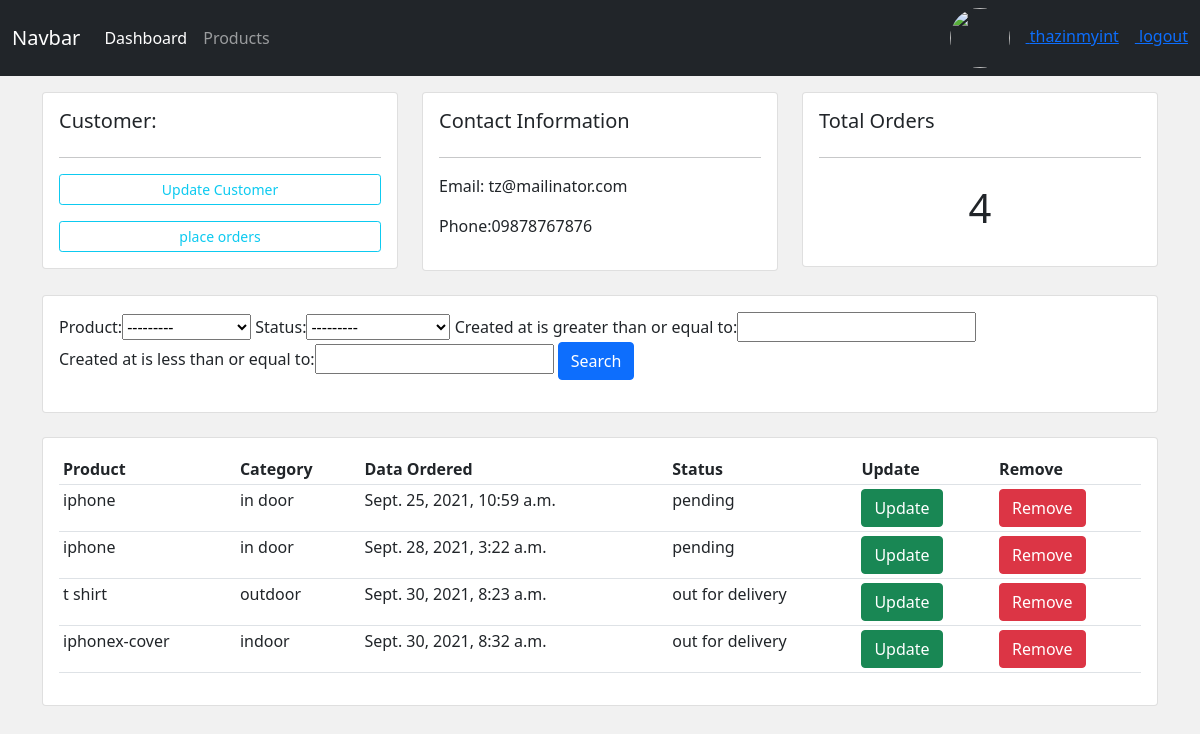
/customers/2 (signed in), run on an earlier commit of the app's database.
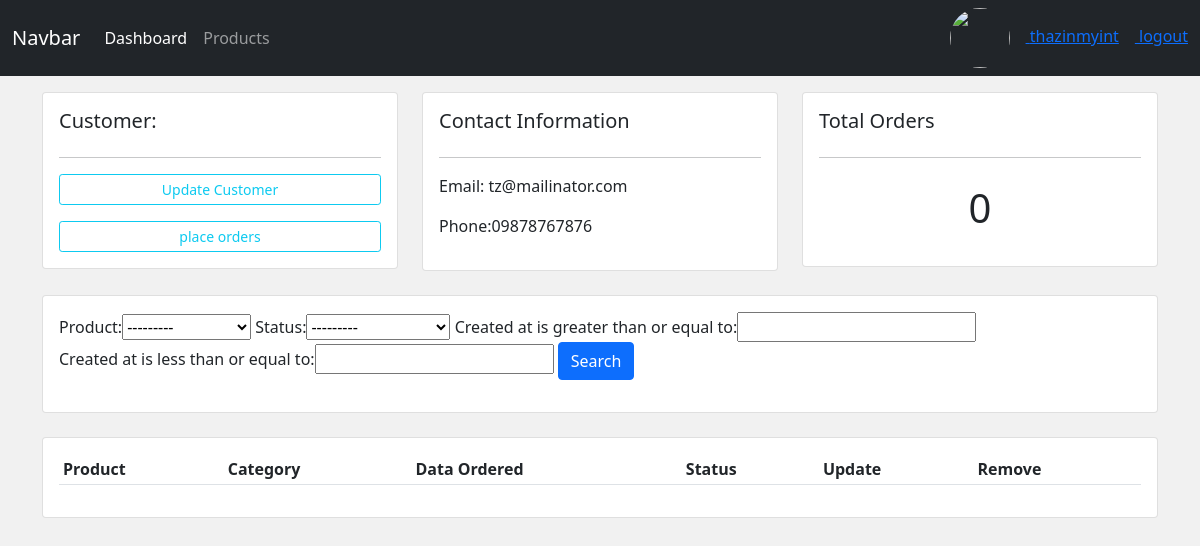
And on a later commit of the database.
### accounts/models.py (models this page shows, shortened)
class Order(models.Model):
    status=(
        ('pending','Pending'),
        ('out for delivery','Out For Delivery'),
        ('delivered','Delivered')
    )
    customer=models.ForeignKey(Customer,null=True,on_delete=models.SET_NULL)
    product=models.ForeignKey(Product,null=True,on_delete=models.SET_NULL)
    created_at=models.DateTimeField(auto_now_add=True)
    status=models.CharField(max_length=200,null=True,choices=status)

class Product(models.Model):
    category=(
        ('indoor','In Door'),
        ('outdoor','Out Door')
    )
    name=models.CharField(max_length=200,null=True)
    price=models.FloatField(null=True)
    category=models.CharField(max_length=200,null=True,choices=category)
    description=models.CharField(max_length=200,null=True,blank=True)
    created_at=models.DateTimeField(auto_now_add=True)
    tags=models.ManyToManyField(Tag)
    def __str__(self):
        return self.name

### accounts/decorators.py (the view)
        def wrapper(request,*args, **kwargs):
            if request.user.groups.first().name in roles:
                return view_fun(request,*args, **kwargs) #orderCreate
            else:
                return HttpResponse('you are not authorized');

### accounts/views.py (called while the page is built)
@login_required(login_url='/login')
@allowed_roles(roles=['admin'])
def customers(request,id):
    customer=Customer.objects.get(id=id)
    orders=customer.order_set.all()
    order_count=orders.count()
    filterObj=OrderFilter(request.GET,queryset=orders)
    orders=filterObj.qs
    return render(request,'accounts/customers.html',{
        'customer':customer,
        'orders':orders,
        'order_count':order_count,
        'filterObj':filterObj
    })

### accounts/templates/accounts/customers.html
{% extends 'accounts/master.html' %}
{% block content %}
<div class="row">
    <div class="col-md">
        <div class="card card-body">
            <h5>Customer:</h5>
            <hr>
            <a class="btn btn-outline-info btn-sm btn-block" href="">Update
            Customer</a>
            <a class="btn btn-outline-info mt-3 btn-sm btn-block" href="{% url 'order.create' customer.id %}">
            place orders</a>
        </div>
    </div>
    <div class="col-md">
        <div class="card card-body">
            <h5>Contact Information</h5>
            <hr>
            <p>Email: {{customer.email}}</p>
            <p>Phone:{{customer.phone}}</p>
        </div>
    </div>
    <div class="col-md">
        <div class="card card-body">
            <h5>Total Orders</h5>
            <hr>
            <h1 style="text-align: center; padding: 10px">{{order_count}}</h1>
        </div>
    </div>
</div>
<br>
<div class="row">
    <div class="col">
        <div class="card card-body">
            <form method="get">
                {{filterObj.form}}
                <button class="btn btn-primary" type="submit">Search
                </button>
            </form>
        </div>
    </div>
</div>
<br>
<div class="row">
    <div class="col-md">
        <div class="card card-body">
            <table class="table table-sm">
                <tr>
                    <th>Product</th>
                    <th>Category</th>
                    <th>Data Ordered</th>
                    <th>Status</th>
                    <th>Update</th>
                    <th>Remove</th>
                </tr>
                {% for order in orders %}
                    <tr>
                        <td>{{order.product.name}}</td>
                        <td>{{order.product.category}}</td>
                        <td>{{order.created_at}}</td>
                        <td>{{order.status}}</td>
                        <td><a href="{% url 'order.update' order.id %}" class="btn btn-success">Update</a></td>
                        <td><a href="{% url 'order.delete' order.id %}" class="btn btn-danger">Remove</a></td>
                    </tr>
                {% endfor %}
            </table>
        </div>
    </div>
</div>
{% endblock content %}

What changed in the data, as far as the page shows it:
removed Order: product.name "iphone", product.category "in door", created_at "Sept. 25, 2021, 10:59 a.m.", status "pending"
removed Order: product.name "iphone", product.category "in door", created_at "Sept. 28, 2021, 3:22 a.m.", status "pending"
no longer on this page (row edited): Order: product.name "t shirt", product.category "outdoor", created_at "Sept. 30, 2021, 8:23 a.m.", status "out for delivery"
removed Order: product.name "iphonex-cover", product.category "indoor", created_at "Sept. 30, 2021, 8:32 a.m.", status "out for delivery"
Also different on the page:
{{ order_count }}: "4" → "0"
